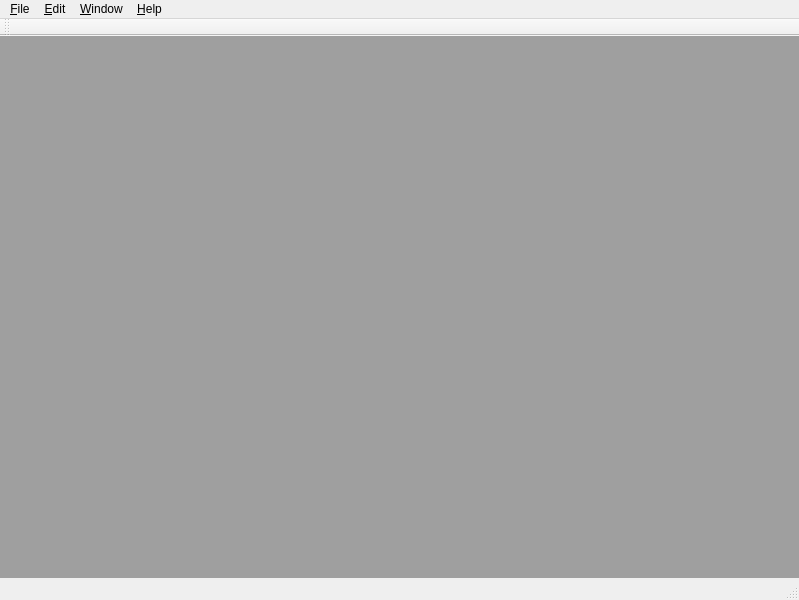
<?xml version="1.0" encoding="UTF-8"?>
<ui version="4.0">
 <class>MainWindow</class>
 <widget class="QMainWindow" name="MainWindow">
  <property name="geometry">
   <rect>
    <x>0</x>
    <y>0</y>
    <width>799</width>
    <height>600</height>
   </rect>
  </property>
  <property name="windowTitle">
   <string>MainWindow</string>
  </property>
  <widget class="QWidget" name="centralwidget">
   <layout class="QHBoxLayout" name="horizontalLayout">
    <property name="spacing">
     <number>0</number>
    </property>
    <property name="margin">
     <number>0</number>
    </property>
    <item>
     <widget class="QMdiArea" name="mdiArea">
      <property name="tabsClosable">
       <bool>true</bool>
      </property>
      <property name="tabsMovable">
       <bool>true</bool>
      </property>
     </widget>
    </item>
   </layout>
  </widget>
  <widget class="QMenuBar" name="menubar">
   <property name="geometry">
    <rect>
     <x>0</x>
     <y>0</y>
     <width>799</width>
     <height>18</height>
    </rect>
   </property>
   <widget class="QMenu" name="menu_File">
    <property name="title">
     <string>&amp;File</string>
    </property>
    <addaction name="action_ConnectionNew"/>
    <addaction name="action_Reconnect"/>
    <addaction name="action_Close_connection"/>
    <addaction name="actionClose_all_connections"/>
    <addaction name="separator"/>
    <addaction name="action_Quit"/>
   </widget>
   <widget class="QMenu" name="menu_Edit">
    <property name="title">
     <string>&amp;Edit</string>
    </property>
    <addaction name="actionEdit_stream_list"/>
   </widget>
   <widget class="QMenu" name="menu_Window">
    <property name="title">
     <string>&amp;Window</string>
    </property>
    <widget class="QMenu" name="menu_View_mode">
     <property name="title">
      <string>&amp;View mode</string>
     </property>
     <addaction name="action_SubWindowViewMode"/>
     <addaction name="action_TabbedViewMode"/>
    </widget>
    <addaction name="menu_View_mode"/>
   </widget>
   <widget class="QMenu" name="menu_Help">
    <property name="title">
     <string>&amp;Help</string>
    </property>
    <addaction name="actionQt_SeedLink_Viewer_Help"/>
    <addaction name="separator"/>
    <addaction name="action_About"/>
    <addaction name="actionAbout_Qt"/>
   </widget>
   <addaction name="menu_File"/>
   <addaction name="menu_Edit"/>
   <addaction name="menu_Window"/>
   <addaction name="menu_Help"/>
  </widget>
  <widget class="QStatusBar" name="statusbar"/>
  <widget class="QToolBar" name="toolBar">
   <property name="windowTitle">
    <string>toolBar</string>
   </property>
   <attribute name="toolBarArea">
    <enum>TopToolBarArea</enum>
   </attribute>
   <attribute name="toolBarBreak">
    <bool>false</bool>
   </attribute>
  </widget>
  <action name="action_Quit">
   <property name="text">
    <string>&amp;Quit...</string>
   </property>
  </action>
  <action name="action_ConnectionNew">
   <property name="text">
    <string>&amp;New connection...</string>
   </property>
  </action>
  <action name="action_Close_connection">
   <property name="text">
    <string>&amp;Close connection...</string>
   </property>
  </action>
  <action name="actionClose_all_connections">
   <property name="text">
    <string>Close &amp;all connections...</string>
   </property>
  </action>
  <action name="action_SubWindowViewMode">
   <property name="checked">
    <bool>false</bool>
   </property>
   <property name="text">
    <string>&amp;Sub window view</string>
   </property>
  </action>
  <action name="action_TabbedViewMode">
   <property name="text">
    <string>&amp;Tabbet view</string>
   </property>
  </action>
  <action name="action_About">
   <property name="text">
    <string>&amp;About Qt SeedLink Viewer...</string>
   </property>
  </action>
  <action name="actionAbout_Qt">
   <property name="text">
    <string>About &amp;Qt...</string>
   </property>
  </action>
  <action name="action_Manual">
   <property name="text">
    <string>&amp;Manual...</string>
   </property>
  </action>
  <action name="actionQt_SeedLink_Viewer_Help">
   <property name="text">
    <string>Qt SeedLink Viewer &amp;Help...</string>
   </property>
  </action>
  <action name="action_Reconnect">
   <property name="text">
    <string>&amp;Reconnect...</string>
   </property>
  </action>
  <action name="actionEdit_stream_list">
   <property name="text">
    <string>Edit &amp;stream list...</string>
   </property>
  </action>
 </widget>
 <resources/>
 <connections/>
</ui>
